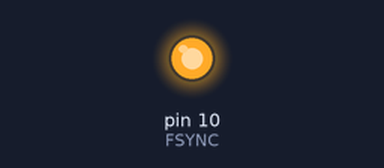
Simulated run of this sketch. Board: Arduino Uno, built with avr-gcc and run on an emulated ATmega328P. Parts: output pins drawn as LEDs (lit = HIGH).

Above: at 0.1 s.
Timing chart, 0 to 1.6 s (numbered marks = the images above):
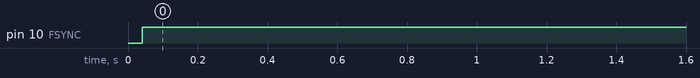

The sketch:

dds_setup.ino
```cpp
// Independent example for a documented 25 MHz AD9833 module.
// Program with acoustic output disconnected. Not GreatScott's code.
#include <SPI.h>
constexpr uint8_t FSYNC=10;
void writeDdsRegister(uint16_t value){
  digitalWrite(FSYNC, LOW);
  SPI.transfer16(value);
  digitalWrite(FSYNC, HIGH);
}
void setup(){
  pinMode(FSYNC, OUTPUT); digitalWrite(FSYNC,HIGH);
  SPI.begin();
  SPI.beginTransaction(SPISettings(1000000, MSBFIRST, SPI_MODE2));
  const uint32_t f=(40000ULL*(1ULL<<28)+12500000ULL)/25000000ULL;
  writeDdsRegister(0x2100); // reset, B28
  writeDdsRegister(0x4000 | (f & 0x3fff));
  writeDdsRegister(0x4000 | ((f >> 14) & 0x3fff));
  writeDdsRegister(0xc000); // phase zero
  writeDdsRegister(0x2002); // triangle, reset released
  SPI.endTransaction();
}
void loop(){}
```

Measured:
- by itself, pin 10 (FSYNC): LOW → HIGH at 0.04 s
